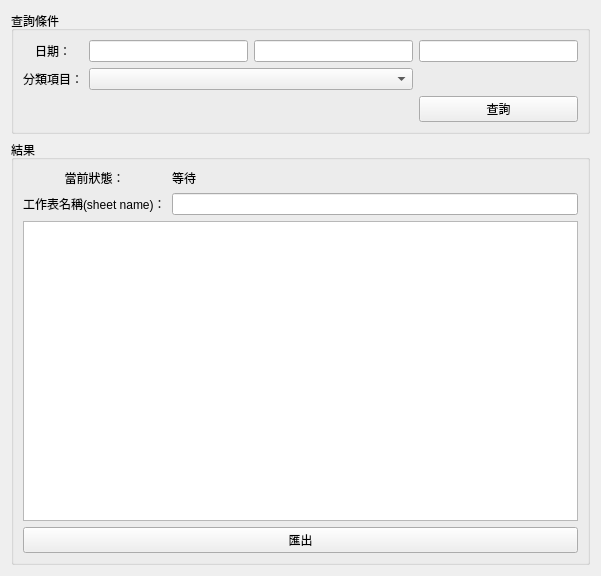
<?xml version="1.0" encoding="UTF-8"?>
<ui version="4.0">
 <class>WidgetWeekReport</class>
 <widget class="QWidget" name="WidgetWeekReport">
  <property name="geometry">
   <rect>
    <x>0</x>
    <y>0</y>
    <width>601</width>
    <height>576</height>
   </rect>
  </property>
  <property name="windowTitle">
   <string>Form</string>
  </property>
  <layout class="QVBoxLayout" name="verticalLayout">
   <item>
    <widget class="QGroupBox" name="groupBox">
     <property name="title">
      <string>查詢條件</string>
     </property>
     <layout class="QGridLayout" name="gridLayout_3">
      <item row="0" column="0">
       <layout class="QGridLayout" name="gridLayout">
        <item row="1" column="2">
         <widget class="QLineEdit" name="lineEdit_mm">
          <property name="alignment">
           <set>Qt::AlignRight|Qt::AlignTrailing|Qt::AlignVCenter</set>
          </property>
         </widget>
        </item>
        <item row="1" column="3">
         <widget class="QLineEdit" name="lineEdit_dd">
          <property name="alignment">
           <set>Qt::AlignRight|Qt::AlignTrailing|Qt::AlignVCenter</set>
          </property>
         </widget>
        </item>
        <item row="1" column="0">
         <widget class="QLabel" name="label">
          <property name="text">
           <string>日期：</string>
          </property>
          <property name="alignment">
           <set>Qt::AlignCenter</set>
          </property>
         </widget>
        </item>
        <item row="2" column="0">
         <widget class="QLabel" name="label_2">
          <property name="text">
           <string>分類項目：</string>
          </property>
          <property name="alignment">
           <set>Qt::AlignCenter</set>
          </property>
         </widget>
        </item>
        <item row="1" column="1">
         <widget class="QLineEdit" name="lineEdit_yy">
          <property name="alignment">
           <set>Qt::AlignRight|Qt::AlignTrailing|Qt::AlignVCenter</set>
          </property>
         </widget>
        </item>
        <item row="2" column="1" colspan="2">
         <widget class="QComboBox" name="comboBox"/>
        </item>
        <item row="3" column="3">
         <widget class="QPushButton" name="pushButton_search">
          <property name="text">
           <string>查詢</string>
          </property>
         </widget>
        </item>
       </layout>
      </item>
     </layout>
    </widget>
   </item>
   <item>
    <widget class="QGroupBox" name="groupBox_2">
     <property name="title">
      <string>結果</string>
     </property>
     <layout class="QVBoxLayout" name="verticalLayout_3">
      <item>
       <layout class="QGridLayout" name="gridLayout_2">
        <item row="0" column="0">
         <widget class="QLabel" name="label_4">
          <property name="text">
           <string>當前狀態：</string>
          </property>
          <property name="alignment">
           <set>Qt::AlignCenter</set>
          </property>
         </widget>
        </item>
        <item row="1" column="0">
         <widget class="QLabel" name="label_3">
          <property name="text">
           <string>工作表名稱(sheet name)：</string>
          </property>
         </widget>
        </item>
        <item row="1" column="1">
         <widget class="QLineEdit" name="lineEdit"/>
        </item>
        <item row="0" column="1">
         <widget class="QLabel" name="label_status">
          <property name="text">
           <string>等待</string>
          </property>
         </widget>
        </item>
       </layout>
      </item>
      <item>
       <widget class="QTableView" name="tableView"/>
      </item>
      <item>
       <widget class="QPushButton" name="pushButton_export">
        <property name="text">
         <string>匯出</string>
        </property>
       </widget>
      </item>
     </layout>
    </widget>
   </item>
  </layout>
 </widget>
 <resources/>
 <connections/>
</ui>
